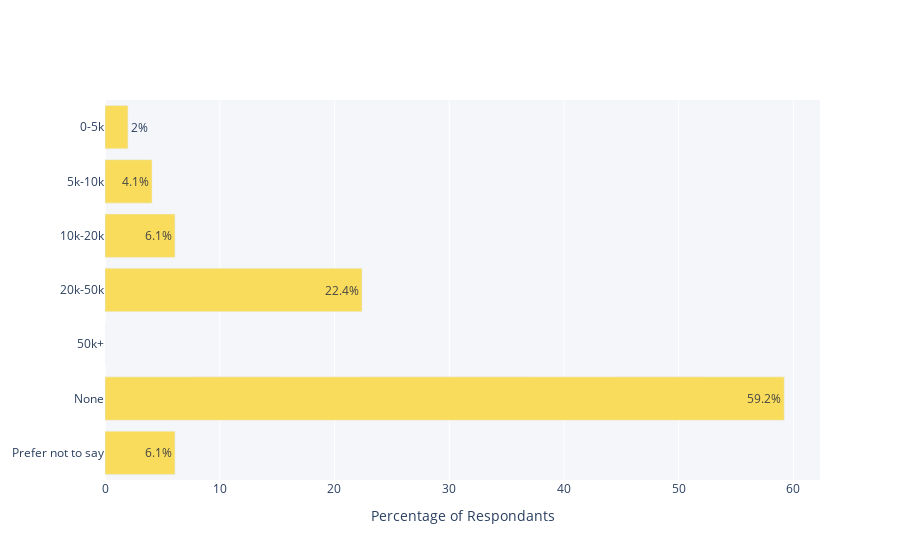

Notebook cell for this chart:
### Markdown cell above
# 2 - Debt

### Code cell
x = [6.1, 59.2, 0, 22.4, 6.1, 4.1, 2]
y = ['Prefer not to say', 'None', '50k+', "20k-50k", '10k-20k', '5k-10k', '0-5k']

fig = go.Figure(go.Bar(
            x=x,
            y=y,
            text = x,
            orientation='h'))

fig.update_layout(plot_bgcolor='#f4f6f9')
fig.update_traces(marker_color='#f9dc5c')
    
fig.update_xaxes(title_text="Percentage of Respondants")
fig.update_traces(texttemplate='%{text}%', textposition='auto')


fig.show()

### Figure 1 — Plotly figure (JSON) as saved in the notebook; plotly's stock layout.template omitted (floating-point values rounded to 4 significant figures)
{"data": [{"marker": {"color": "#f9dc5c"}, "orientation": "h", "text": ["6.1", "59.2", "0", "22.4", "6.1", "4.1", "2"], "textposition": "auto", "texttemplate": "%{text}%", "type": "bar", "x": [6.1, 59.2, 0, 22.4, 6.1, 4.1, 2], "y": ["Prefer not to say", "None", "50k+", "20k-50k", "10k-20k", "5k-10k", "0-5k"]}], "layout": {"plot_bgcolor": "#f4f6f9", "xaxis": {"title": {"text": "Percentage of Respondants"}}}}
